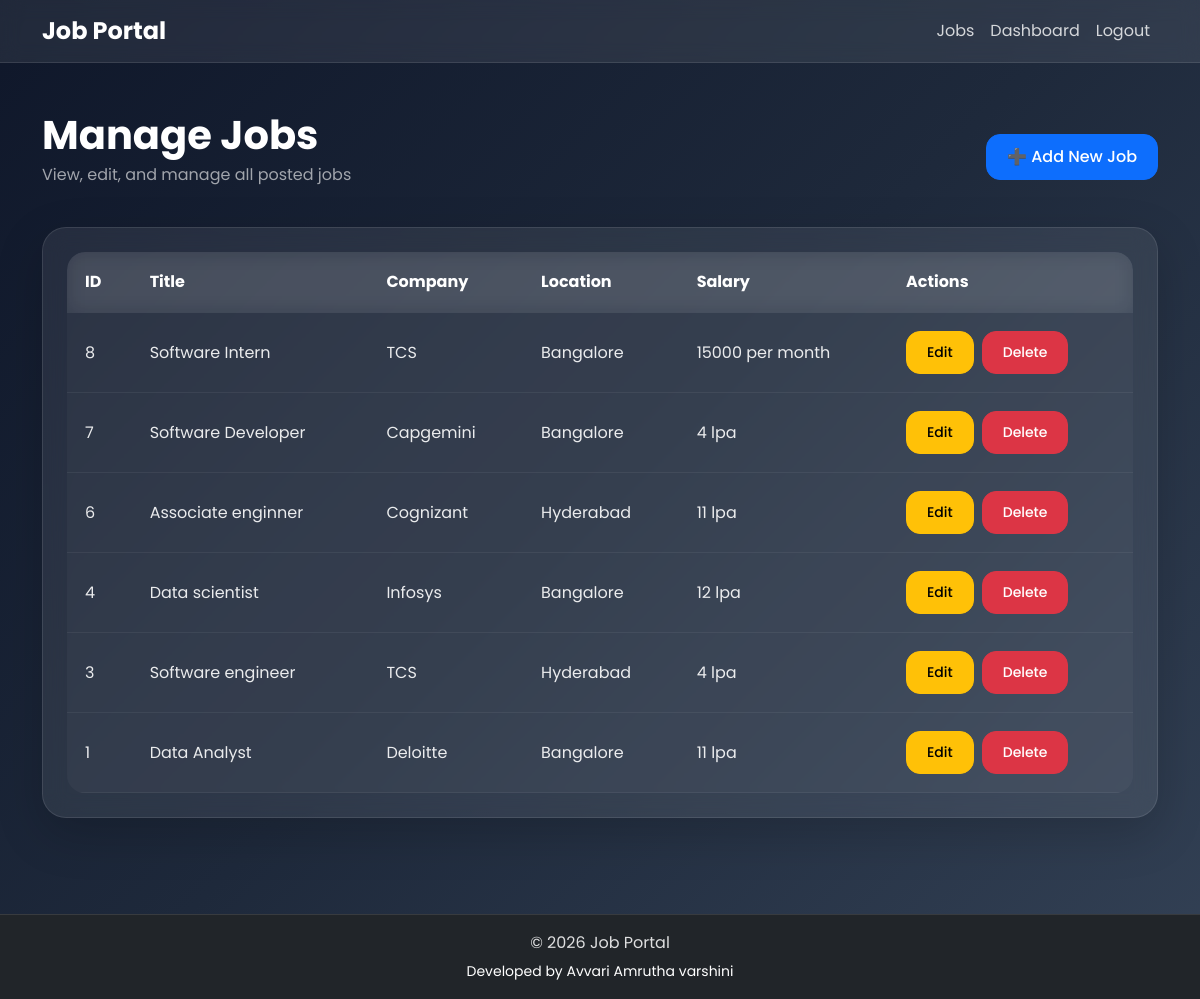
The page /admin/jobs.php (signed in) on the database its author committed.
### tables this page shows
CREATE TABLE `jobs` (
  `id` int NOT NULL AUTO_INCREMENT,
  `title` varchar(255) DEFAULT NULL,
  `company` varchar(255) DEFAULT NULL,
  `location` varchar(255) DEFAULT NULL,
  `salary` varchar(100) DEFAULT NULL,
  `description` text,
  `created_at` timestamp NULL DEFAULT CURRENT_TIMESTAMP,
  PRIMARY KEY (`id`)
);

### admin/jobs.php (the view, shortened to what this page needs)
<?php
include '../config/db.php';
$jobs = mysqli_query(
    $conn,
    "SELECT * FROM jobs ORDER BY id DESC"
);
?>
<!DOCTYPE html>
<html lang="en">
<head>
    <link href="https://cdn.jsdelivr.net/npm/bootstrap@5.3.3/dist/css/bootstrap.min.css"
          rel="stylesheet">
    <link rel="stylesheet"
          href="../assets/css/style.css">
</head>
<body>
<?php include '../includes/navbar.php'; ?>
<main>
<div class="container py-5">
    <div class="d-flex justify-content-between align-items-center mb-4 flex-wrap gap-3">
        <div>
            <h1 class="fw-bold mb-1">
                Manage Jobs
            </h1>
            <p class="text-muted">
                View, edit, and manage all posted jobs
            </p>
        </div>
        <a href="add-job.php"
           class="btn btn-primary">
            ➕ Add New Job
        </a>
    </div>
    <div class="card shadow-lg border-0 rounded-4">
        <div class="card-body p-4">
            <div class="table-responsive">
                <table class="table table-hover align-middle">
                    <thead>
                        <tr>
                            <th>ID</th>
                            <th>Title</th>
                            <th>Company</th>
                            <th>Location</th>
                            <th>Salary</th>
                            <th>Actions</th>
                        </tr>
                    </thead>
                    <tbody>
                    <?php if(mysqli_num_rows($jobs) > 0) { ?>
                        <?php while($job = mysqli_fetch_assoc($jobs)) { ?>
                            <tr>
                                <td>
                                    <?php echo $job['id']; ?>
                                </td>
                                <td>
                                    <?php echo $job['title']; ?>
                                </td>
                                <td>
                                    <?php echo $job['company']; ?>
                                </td>
                                <td>
                                    <?php echo $job['location']; ?>
                                </td>
                                <td>
                                    <?php echo $job['salary']; ?>
                                </td>
                                <td>
                                    <div class="d-flex gap-2">
                                        <a href="edit-job.php?id=<?php echo $job['id']; ?>"
                                           class="btn btn-warning btn-sm">
                                            Edit
                                        </a>
                                        <a href="delete-job.php?id=<?php echo $job['id']; ?>"
                                           class="btn btn-danger btn-sm"
                                           onclick="return confirm('Are you sure you want to delete this job?')">
                                            Delete
                                        </a>
                                    </div>
                                </td>
                            </tr>
                        <?php } ?>
                    <?php } ?>
                    </tbody>
                </table>
            </div>
        </div>
    </div>
</div>
</main>
<?php include '../includes/footer.php'; ?>
</body>
</html>

### assets/css/style.css (style rules this page uses)
* { margin: 0; padding: 0; box-sizing: border-box; font-family: 'Poppins', sans-serif; }
html, body { height: 100%; }
body { min-height: 100vh; display: flex; flex-direction: column; background: linear-gradient( 135deg, #0f172a, #1e293b, #334155 ); color: white; }
main { flex: 1; }
.card { background: rgba(255,255,255,0.08) !important; border: 1px solid rgba(255,255,255,0.1) !important; backdrop-filter: blur(12px); border-radius: 24px !important; box-shadow: 0 8px 32px rgba(0,0,0,0.3); transition: 0.3s ease; }
h1, h2, h3, h4, h5, h6 { color: white; }
p, label, td, th { color: rgba(255,255,255,0.85); }
.text-muted { color: rgba(255,255,255,0.6) !important; }
.btn { border-radius: 14px; padding: 10px 20px; font-weight: 500; transition: 0.3s; }
.table-responsive { border-radius: 18px; overflow: hidden; }
.table { margin-bottom: 0; background: transparent !important; }
.table thead { background: rgba(255,255,255,0.08); backdrop-filter: blur(10px); }
.table thead th { color: white !important; border-color: rgba(255,255,255,0.08) !important; padding: 18px; background: transparent !important; }
.table tbody tr { background: rgba(255,255,255,0.03) !important; transition: 0.3s; }
.table tbody td { color: rgba(255,255,255,0.9) !important; border-color: rgba(255,255,255,0.06) !important; padding: 18px; background: transparent !important; }
a { text-decoration: none; }
html { scroll-behavior: smooth; }

### rows shown on the page
jobs: id "8", title "Software Intern", company "TCS", location "Bangalore", salary "15000 per month"
jobs: id "7", title "Software Developer", company "Capgemini", location "Bangalore", salary "4 lpa"
jobs: id "6", title "Associate enginner", company "Cognizant", location "Hyderabad", salary "11 lpa"
jobs: id "4", title "Data scientist", company "Infosys", location "Bangalore", salary "12 lpa"
jobs: id "3", title "Software engineer", company "TCS", location "Hyderabad", salary "4 lpa"
jobs: id "1", title "Data Analyst", company "Deloitte", location "Bangalore", salary "11 lpa"
